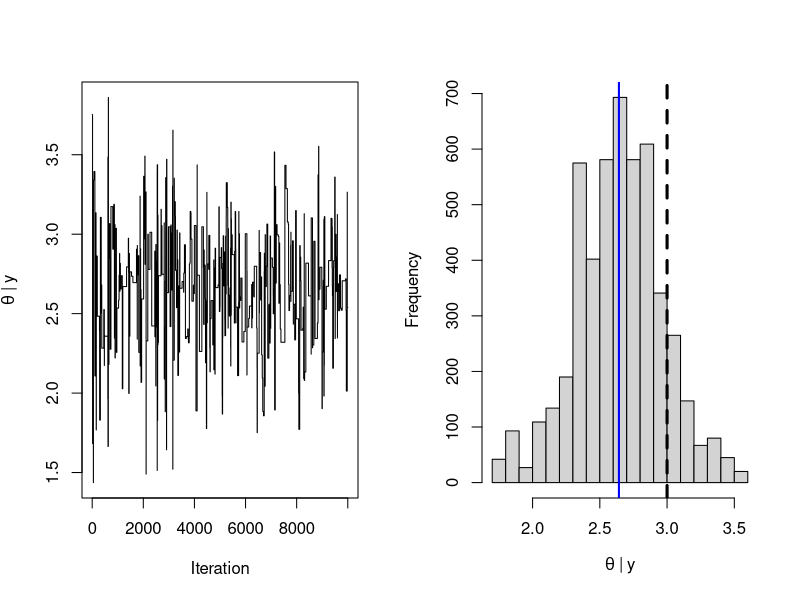

This chart was generated by the following R code:
## ---- chunk 1
knitr::opts_chunk$set(echo = TRUE, fig.pos = 'h')
## ---- chunk 2

#-----------------------------------
#-----------------------------------

mu_true = 3
sd_fixed = 2

mu_prior = 5
sd_prior = 10

mu_prop = 5
sd_prop = sd_prior * 1.1

#-----------------------------------
#-----------------------------------
n_sample = 30
y_test = rnorm(n_sample, mu_true, sd_fixed)

#-----------------------------------
#-----------------------------------

n_iter = 10000
chosen_theta = NULL

for(i in 1:n_iter){
  
  if(i == 1){
    old_theta = rnorm(1, mu_prop, sd_prop)
  }
  
  new_theta = rnorm(1, mu_prop, sd_prop)
  
  old_prop_adj = dnorm(old_theta, mu_prop, sd_prop, log = TRUE)
  new_prop_adj = dnorm(new_theta, mu_prop, sd_prop, log = TRUE)
  
  old_prior = dnorm(old_theta, mu_prior, sd_prior, log = TRUE)
  new_prior = dnorm(new_theta, mu_prior, sd_prior, log = TRUE)
  
  old_lik = sum(dnorm(y_test, old_theta, sd_fixed, log = TRUE))
  new_lik = sum(dnorm(y_test, new_theta, sd_fixed, log = TRUE))
  
  old_post = old_prior + old_lik
  new_post = new_prior + new_lik
  
  log_ratio = (new_post - new_prop_adj) - (old_post - old_prop_adj)
  ratio = exp(log_ratio)
  
  if(ratio > 1){
    chosen_theta[i] = new_theta
  }else{
    
    rand = runif(1, min = 0, max = 1)
    
    if(ratio >= rand){
      chosen_theta[i] = new_theta
    }else{
      chosen_theta[i] = old_theta
    }
    
  }
  
  old_theta = chosen_theta[i]
  
}

## ---- chunk 3

par(mfrow = c(1, 2))

# Plot the full trace:
plot(chosen_theta ~ c(1:n_iter), type = "l",
     xlab = "Iteration", ylab = expression(theta~"|"~y))

# Discard the burn-in
# Plot the sample of the estimated posterior of \theta
n_burn = n_iter / 2
hist(chosen_theta[n_burn:n_iter], main = "",
     xlab = expression(theta~"|"~y), ylab = "Frequency")

# Add the mean estimate
mu_est = mean(chosen_theta[n_burn:n_iter])
abline(v=mu_est, col = "blue", lwd = 2)

# Add the true mean
abline(v = mu_true, col = "black", lwd = 3, lty = 2)

par(mfrow = c(1,1))

## ---- chunk 4
#-----------------------------------
#-----------------------------------

mu_true = 3 # Parameter 1 (unknown)
sd_true = 2 # Parameter 2 (unknown)

##### FOR PARAMETER 1
# Prior for Parameter 1 
# Normal Distribution:
mu_prior = 5
sd_prior = 10

# Proposal for Parameter 1
# Normal Distribution
mu_prop = 5
sd_prop = sd_prior * 1.1

##### FOR PARAMETER 2
# Prior for Parameter 2 
# Gamma distribution:
shape_prior = 1
rate_prior = 0.5

# Proposal for Parameter 2
# Gamma distribution
shape_prop = 1
rate_prop = rate_prior*0.5

#-----------------------------------
#-----------------------------------
n_sample = 30
y_test = rnorm(n_sample, mu_true, sd_true)
#-----------------------------------
#-----------------------------------
